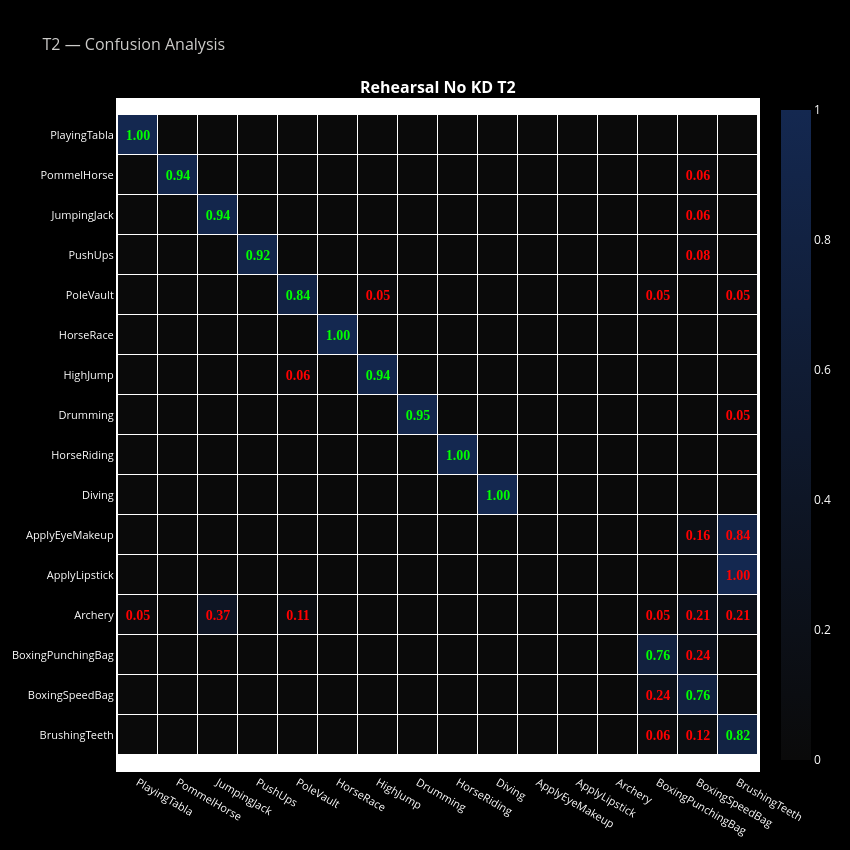

The notebook cell this image was saved under:
### Code cell
plot_confusion({k: results_t2[k] for k in results_t2.keys() if "Rehearsal No KD T2" in k}, task_label="T2", global_class_names=class_names).show()

### Figure 1 — Plotly figure (JSON) as saved in the notebook; plotly's stock layout.template omitted (floating-point values rounded to 4 significant figures; data arrays with more than 128 entries replaced by an {"elided": "..."} marker saying what was removed)
{"data": [{"colorscale": [[0, "rgb(10,10,10)"], [1, "rgb(20, 40, 80)"]], "showscale": true, "text": {"elided": "16x16 str values"}, "textfont": {"family": "Arial Black", "size": 14}, "texttemplate": "%{text}", "type": "heatmap", "x": ["PlayingTabla", "PommelHorse", "JumpingJack", "PushUps", "PoleVault", "HorseRace", "HighJump", "Drumming", "HorseRiding", "Diving", "ApplyEyeMakeup", "ApplyLipstick", "Archery", "BoxingPunchingBag", "BoxingSpeedBag", "BrushingTeeth"], "xaxis": "x", "xgap": 1, "y": ["PlayingTabla", "PommelHorse", "JumpingJack", "PushUps", "PoleVault", "HorseRace", "HighJump", "Drumming", "HorseRiding", "Diving", "ApplyEyeMakeup", "ApplyLipstick", "Archery", "BoxingPunchingBag", "BoxingSpeedBag", "BrushingTeeth"], "yaxis": "y", "ygap": 1, "z": {"elided": "16x16 float values"}, "zmax": 1, "zmin": 0}], "layout": {"annotations": [{"font": {"size": 16}, "showarrow": false, "text": "<b>Rehearsal No KD T2</b>", "x": 0.5, "xanchor": "center", "xref": "paper", "y": 1, "yanchor": "bottom", "yref": "paper"}], "font": {"color": "white"}, "height": 850, "legend": {"bgcolor": "rgba(0,0,0,0)", "font": {"size": 12}, "orientation": "h", "x": 0.5, "xanchor": "center", "y": 1.12}, "paper_bgcolor": "black", "plot_bgcolor": "white", "title": {"font": {"color": "#cdccca", "size": 16}, "text": "T2 — Confusion Analysis"}, "width": 850, "xaxis": {"anchor": "y", "domain": [0, 1], "gridcolor": "rgba(255,255,255,0.1)", "linecolor": "white", "linewidth": 2, "mirror": true, "showline": true, "tickfont": {"color": "white", "size": 11}}, "yaxis": {"anchor": "x", "autorange": "reversed", "domain": [0, 1], "linecolor": "white", "linewidth": 2, "mirror": true, "scaleanchor": "x", "scaleratio": 1, "showline": true, "tickfont": {"color": "white", "size": 11}}}}
